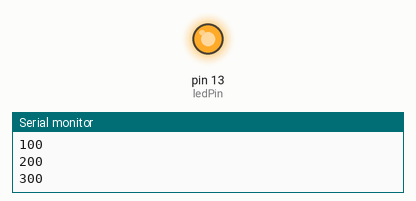
Bench run of a sketch on a simulated Arduino Uno, built with avr-gcc and run on an emulated ATmega328P. Parts: output pins drawn as LEDs (lit = HIGH), the last lines printed to the serial monitor.

Above: at 0.75 s.
At 10.5 s:
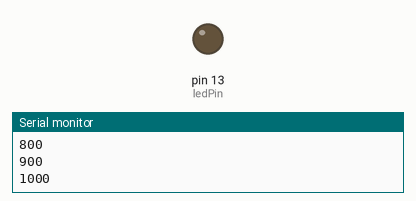
Timing chart, 0 to 14.3 s (numbered marks = the images above):
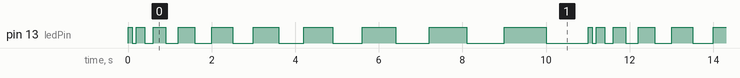

Measured:
- by itself, pin 13 (ledPin): repeats every 11.0 s: LOW 0.10 s, HIGH 0.20 s, LOW 0.20 s, HIGH 0.30 s, LOW 0.30 s, HIGH 0.40 s, LOW 0.40 s, HIGH 0.50 s, LOW 0.50 s, HIGH 0.60 s, LOW 0.60 s, HIGH 0.70 s, LOW 0.70 s, HIGH 0.80 s, LOW 0.80 s, HIGH 0.90 s, LOW 0.90 s, HIGH 1.0 s, LOW 1.0 s, HIGH 0.10 s
- by itself, everything shown: repeats every 11.0 s, in 20 steps

The sketch:

blink_incrase_delay.ino
```cpp
int ledPin = 13;
int delayPeroid = 100;


void setup()
{
  pinMode(ledPin, OUTPUT);
  Serial.begin(9600);        //start serial port
}

void loop()
{
  Serial.print(delayPeroid);    //send delayPeroid value to serial port
  Serial.print("\n");           //enter
  digitalWrite(ledPin, HIGH);   //led on
  delay(delayPeroid);
  digitalWrite(ledPin, LOW);    //led off
  delay(delayPeroid);
  delayPeroid = delayPeroid + 100;  //incrase delay time

  if(delayPeroid > 1000)          //if delay over 1000, set delay to 100
    {
      delayPeroid = 100;
    }
}
```
